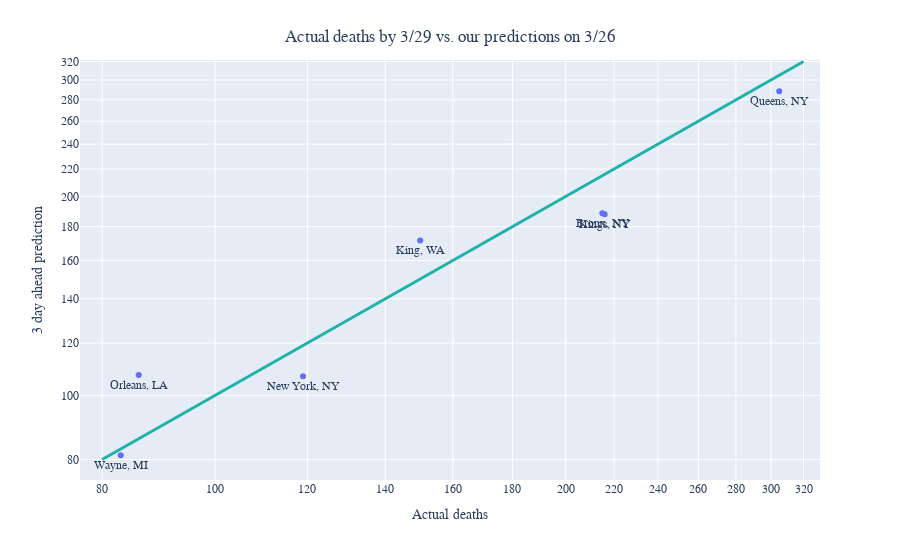

Source (notebook cell):
### Code cell
fig.update_traces(textposition='bottom center')
fig.update_layout(xaxis_type="log", yaxis_type="log")
fig.add_shape(
        # Line reference to the axes
            type="line",
            xref="x",
            yref="y",
            x0=80,
            y0=80,
            x1=320,
            y1=320,
            line=dict(
                color="LightSeaGreen",
                width=3,
            ),
        )
fig.update_layout(
    title="Actual deaths by 3/29 vs. our predictions on 3/26",
    xaxis_title="Actual deaths",
    yaxis_title="3 day ahead prediction",
    font = dict(
        family='sans-serif', 
        size=12,
    )
)
fig.update_layout(
    title={
        'text': "Actual deaths by 3/29 vs. our predictions on 3/26",
        'x': 0.5,
        'xanchor': 'center',
        'yanchor': 'top'})

### Figure 1 — Plotly figure (JSON) as saved in the notebook; plotly's stock layout.template omitted (floating-point values rounded to 4 significant figures)
{"data": [{"hoverlabel": {"namelength": 0}, "hovertemplate": "true_outcome=%{x}<br>3_day_ahead_pred=%{y}<br>CountyNamew/StateAbbrev=%{text}", "legendgroup": "", "marker": {"color": "#636efa", "symbol": "circle"}, "mode": "markers+text", "name": "", "showlegend": false, "text": ["Queens, NY", "Kings, NY", "Bronx, NY", "King, WA", "New York, NY", "Orleans, LA", "Wayne, MI"], "textposition": "bottom center", "type": "scatter", "x": [305, 216, 215, 150, 119, 86, 83], "xaxis": "x", "y": [288.5, 187.9, 188.6, 171.6, 106.9, 107.4, 81.18], "yaxis": "y"}], "layout": {"font": {"family": "sans-serif", "size": 12}, "legend": {"tracegroupgap": 0}, "margin": {"t": 60}, "shapes": [{"line": {"color": "LightSeaGreen", "width": 3}, "type": "line", "x0": 80, "x1": 320, "xref": "x", "y0": 80, "y1": 320, "yref": "y"}], "title": {"text": "Actual deaths by 3/29 vs. our predictions on 3/26", "x": 0.5, "xanchor": "center", "yanchor": "top"}, "xaxis": {"anchor": "y", "domain": [0, 1], "title": {"text": "Actual deaths"}, "type": "log"}, "yaxis": {"anchor": "x", "domain": [0, 1], "title": {"text": "3 day ahead prediction"}, "type": "log"}}}
